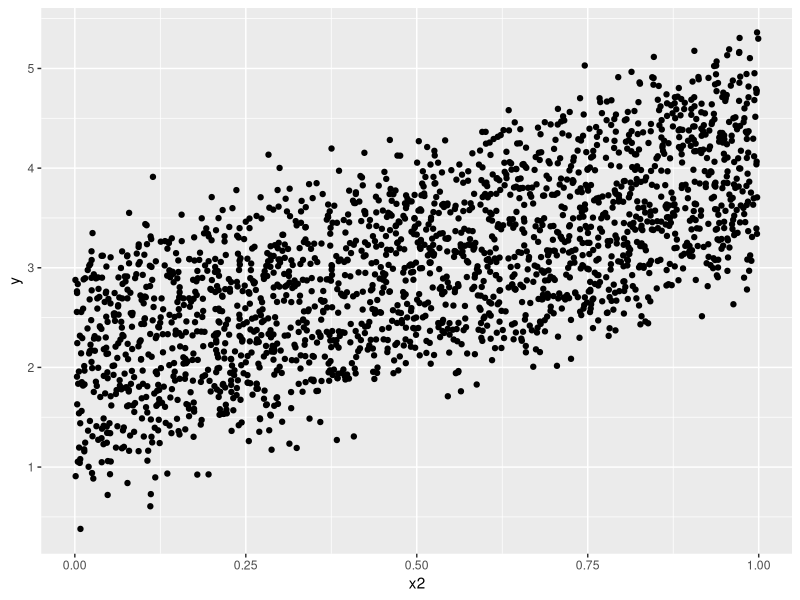
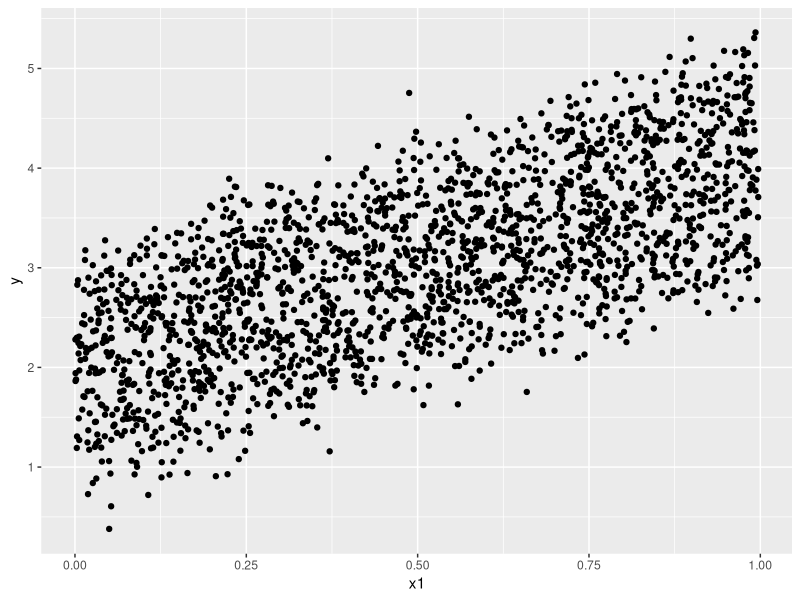
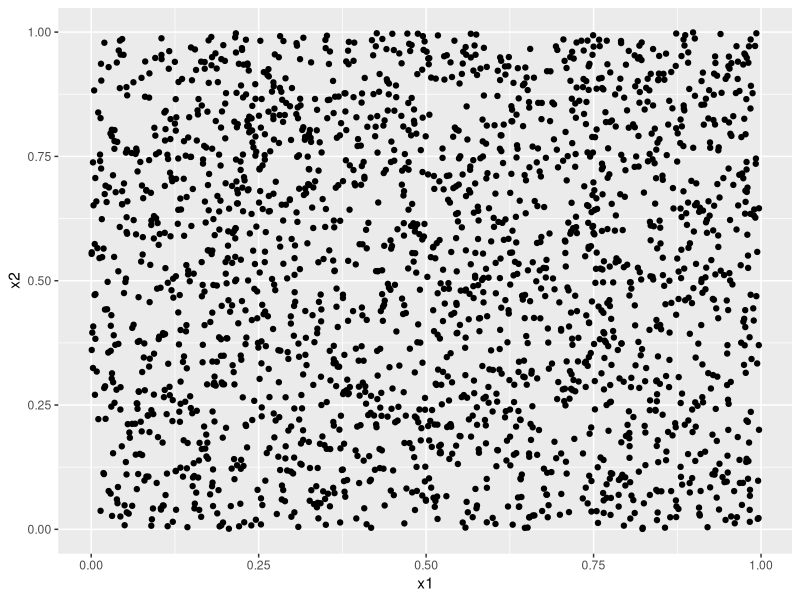
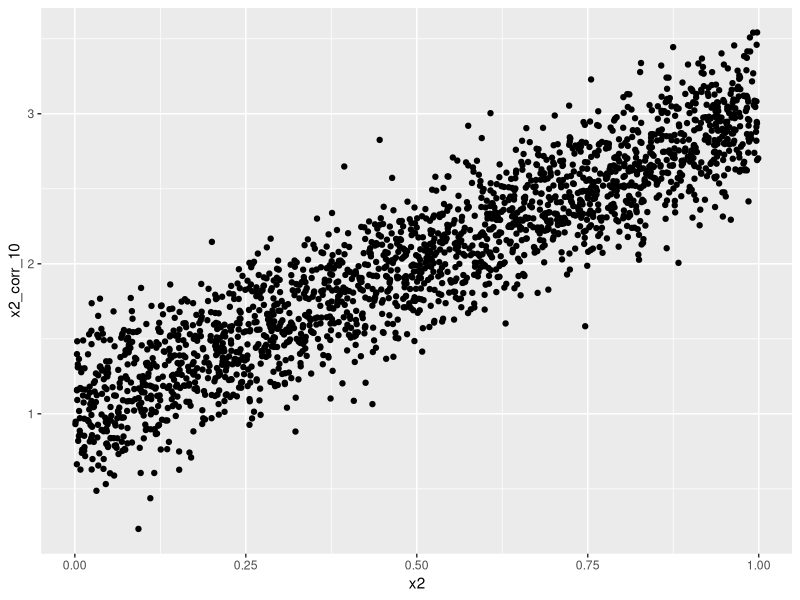
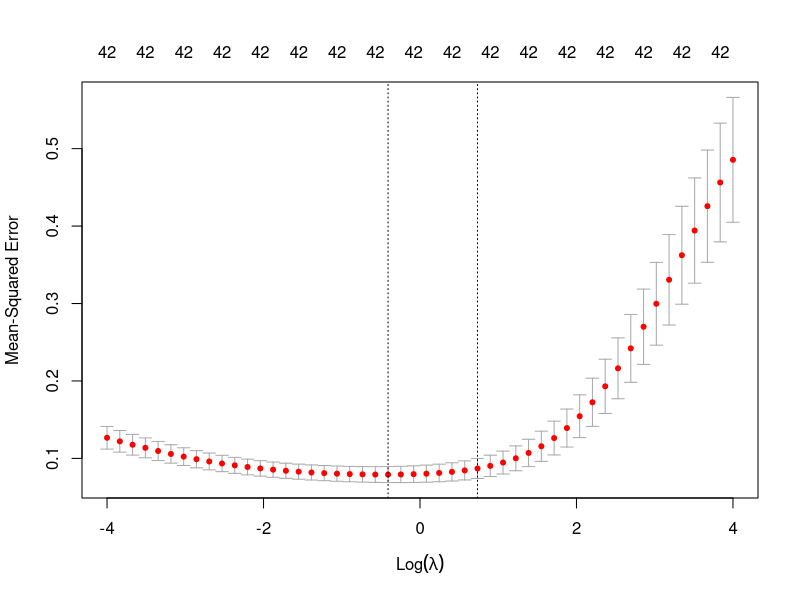
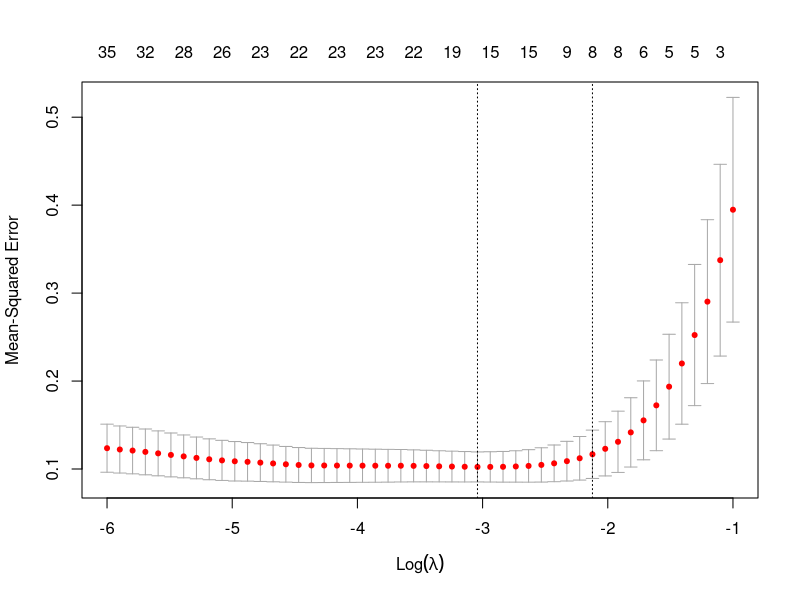
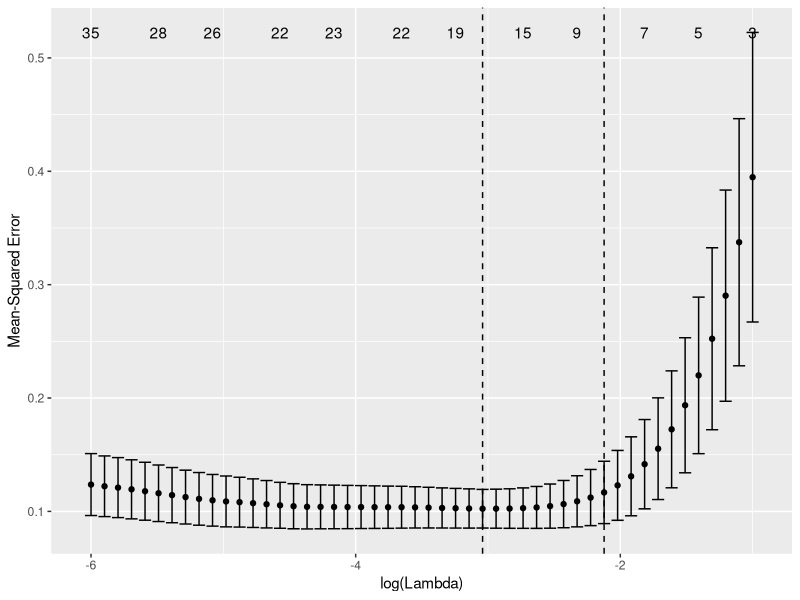
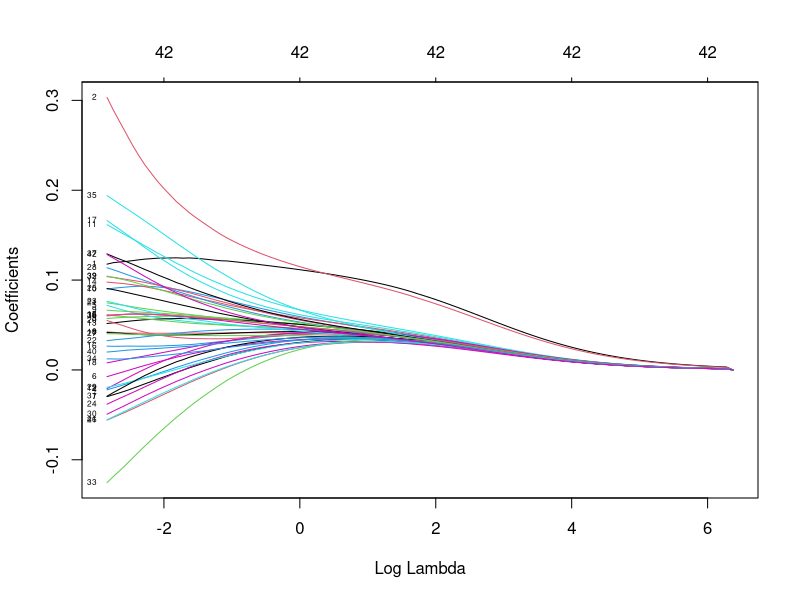

Reproduce these figures in R, in order.


library(tidyverse)
library(glmnet)
library(ggfortify)

set.seed(666)

# sample sizes
N_TRAIN = 100
N_VAL = 2000
N = N_TRAIN + N_VAL

# DGP
df_dgp = tibble(
  x1 =  runif(N, 0, 1)
  ,x2 = runif(N, 0, 1)
  ,y =  rnorm(N, 1 + 2*x1 + 2*x2, 0.25) # y = 1 + 2*x1 + 2*x2 + rnorm(0, 0.25)
)

ggplot(df_dgp) +
  geom_point(aes(x2, y))

ggplot(df_dgp) +
  geom_point(aes(x1, y))

ggplot(df_dgp) +
  geom_point(aes(x1, x2))

# MULTICOLINEALIDAD

# Sumamos N_COLS covariables correlacionadas con cada feature
N_COLS = 20
NOISE = 0.25 # cuanto mas chico, mas correlacionadas

df_cor_cols_1 = replicate(
  N_COLS, rnorm(N, 1 + 2*df_dgp$x1, NOISE), simplify=T) %>% 
  magrittr::set_colnames(paste0("x1_corr_", 1:ncol(.))) %>% 
  as_tibble()
df_cor_cols_2 = replicate(
  N_COLS, rnorm(N, 1 + 2*df_dgp$x2, NOISE), simplify=T) %>% 
  magrittr::set_colnames(paste0("x2_corr_", 1:ncol(.))) %>% 
  as_tibble()

df = list(df_dgp, df_cor_cols_1, df_cor_cols_2) %>% bind_cols()

# analizamos las correlaciones
df_cor = cor(df) %>% 
  as.table() %>% 
  as.data.frame() %>% 
  as_tibble() %>% 
  filter(Var1 != Var2) %>% 
  rename(cor=Freq) %>% 
  arrange(-abs(cor))
df_cor

ggplot(df) +
  geom_point(aes(x2, x2_corr_10))

# train-val split
idx_train = sample(nrow(df), N_TRAIN)
df_train = df[idx_train,]
df_val =  df[-idx_train,]

dim(df_train)

# modelo base
mod_base = lm(y ~ x1 + x2, df_train)
pred_base = predict(mod_base, newdata=df_val)

# modelo con multicolinealidad
mod_multicol = lm(y ~ ., df_train)
pred_multicol = predict(mod_multicol, newdata=df_val)

# ridge (alpha=0)
X = df_train %>% select(-y) %>% as.matrix()
Y = df_train$y
# lambda_seq = exp(seq(2, 4, length.out=50)) # NOTE lambda seq se elige a prueba-error
lambda_seq = exp(seq(-4, 4, length.out=50)) # NOTE lambda seq se elige a prueba-error
cv_ridge = glmnet::cv.glmnet(
  x=X, y=Y, alpha=0, nfolds=5, type.measure="mse", lambda=lambda_seq)
mod_ridge = glmnet::glmnet(x=X, y=Y, alpha=0)
pred_ridge = predict(
  mod_ridge,
  s = cv_ridge$lambda.1se,
  newx = df_val %>% select(-y) %>% as.matrix()
)
# NOTE por default: standardize=TRUE

# lasso (alpha=1)
lambda_seq = exp(seq(-6, -1, length.out=50))
cv_lasso = glmnet::cv.glmnet(
  x=X, y=Y, alpha=1, nfolds=5, type.measure="mse", lambda=lambda_seq)
mod_lasso = glmnet::glmnet(x=X, y=Y, alpha=1)
pred_lasso = predict(
  mod_lasso,
  s = cv_lasso$lambda.1se,
  newx = df_val %>% select(-y) %>% as.matrix()
)

# plot de lambda
plot(cv_ridge)
plot(cv_lasso)
# ggfortify!
autoplot(cv_lasso)


# plot de coeficientes
plot(mod_ridge, xvar="lambda", label=T)
plot(mod_lasso, xvar="lambda", label=T)


# RMSE
rmse = function(y, y_pred) sqrt(sum((y - y_pred)**2))

rmse(df_val$y, pred_base)
rmse(df_val$y, pred_multicol)
rmse(df_val$y, pred_ridge)
rmse(df_val$y, pred_lasso)


# coeficientes
broom::tidy(mod_base) %>% arrange(-abs(estimate))
broom::tidy(mod_multicol) %>% arrange(-abs(estimate))
df_coefs_ridge = coef(mod_ridge, s=cv_ridge$lambda.1se) %>% 
  as.matrix() %>% 
  as_tibble(rownames="term") %>% 
  rename(estimate=s1) %>% 
  arrange(-abs(estimate))
df_coefs_lasso = coef(mod_lasso, s=cv_lasso$lambda.1se) %>% 
  as.matrix() %>% 
  as_tibble(rownames="term") %>% 
  rename(estimate=s1) %>% 
  arrange(-abs(estimate))


as.data.frame(df_coefs_ridge)
as.data.frame(df_coefs_lasso)
